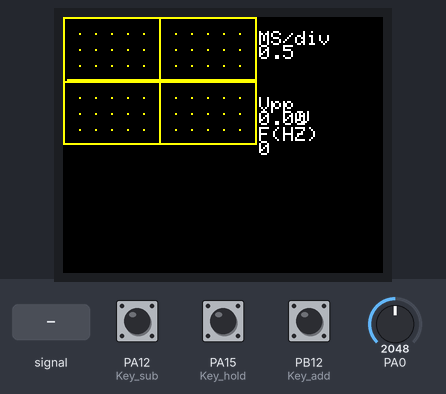
Bench run of a sketch on a simulated STM32 Blue Pill. Parts: 160×128 colour display. Inputs (shaded band) come from the test bench; at power-on: PA0 = 2048, PA12 (Key_sub) HIGH, PB12 (Key_add) HIGH, PA15 (Key_hold) HIGH.

Above: at 1.5 s.
1.6 s: PA0 fed a 200 Hz sine of ±327 counts around its level
At 1.74 s:
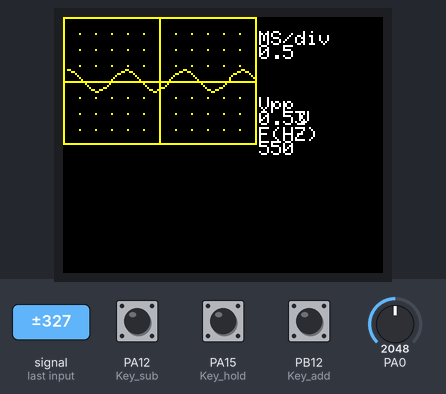
3.5 s: PA0 set to 2866
At 4.5 s:
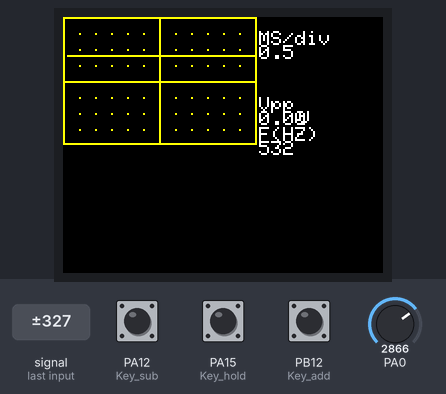
5.1 s: PA12 (Key_sub) pulled LOW for 0.15 s
At 5.9 s:
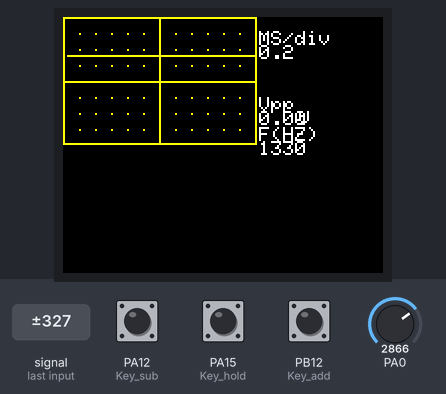
6.7 s: PA12 (Key_sub) pulled LOW for 1 s
At 8.4 s:
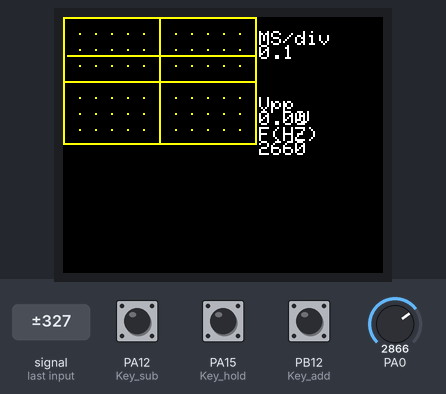
9.2 s: PB12 (Key_add) pulled LOW for 3.2 s
At 13.1 s:
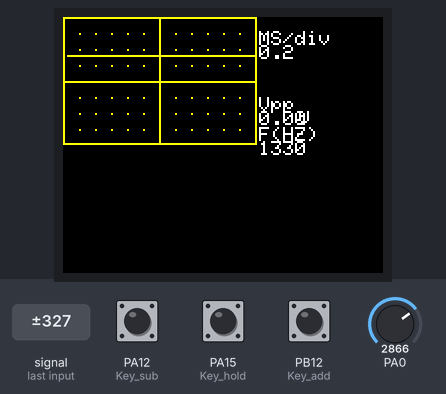
Timing chart, 0 to 14.6 s (numbered marks = the images above; inputs shaded):
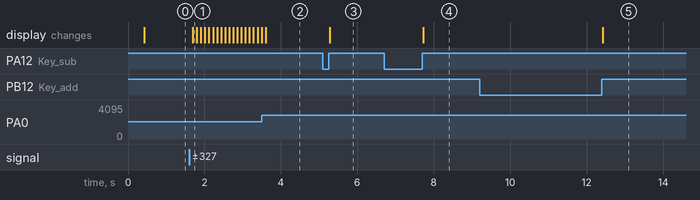

The sketch:

stm32f103Scope.ino
```cpp
/*
based on https://github.com/stm32duino
board: https://github.com/stm32duino/BoardManagerFiles/raw/main/package_stmicroelectronics_index.json


*/


#include <Adafruit_GFX.h>    // Core graphics library
#include <Adafruit_ST7735.h> // Hardware-specific library for ST7735
#include <SPI.h>

#define TFT_DC PB8
#define TFT_CS PB6
#define TFT_RST PB7

  uint16_t Input = PA0;
  uint16_t Key_add = PB12;
  uint16_t Key_sub = PA12;
  uint16_t Key_hold = PA15;
  uint16_t x,y;
  uint16_t i,i1,i2,V_min,V_max,V_mid,t,t0,t1,sta,Key=5,hold=0;
  uint32_t Freq;
  float Vpp;
  uint16_t Y[96];
  uint16_t Buffer[192];

  // For 1.44" and 1.8" TFT with ST7735 use:
  Adafruit_ST7735 screen = Adafruit_ST7735(TFT_CS, TFT_DC, TFT_RST);

  char TEXTE[5];

  const uint8_t L[] PROGMEM = {

0x00, 0x00, 0x00, 0x00, 0x00, 0x00, 0x00, 0x00, 0x00, 0x00, 0x00, 0x00, 0x00, 0x00, 0x00, 0x00,
0x00, 0x00, 0x00, 0x00, 0x00, 0x00, 0x00, 0x00, 0x00, 0x00, 0x00, 0x00, 0x00, 0x00, 0x00, 0x00,
0x00, 0x00, 0x00, 0x00, 0x00, 0x00, 0x00, 0x00, 0x00, 0x00, 0x00, 0x00, 0x00, 0x00, 0x00, 0x00,
0x00, 0x00, 0x7F, 0xFF, 0xFF, 0xFF, 0xFF, 0xFF, 0xFF, 0xFF, 0xFF, 0xFF, 0xFF, 0xFE, 0x00, 0x00,
0x00, 0x0F, 0x80, 0x00, 0x00, 0x00, 0x00, 0x00, 0x00, 0x00, 0x00, 0x00, 0x00, 0x01, 0xE0, 0x00,
0x00, 0x30, 0x00, 0x00, 0x00, 0x00, 0x00, 0x00, 0x00, 0x00, 0x00, 0x00, 0x00, 0x00, 0x1C, 0x00,
0x00, 0xC0, 0x00, 0x00, 0x00, 0x00, 0x00, 0x00, 0x00, 0x00, 0x00, 0x00, 0x00, 0x00, 0x03, 0x00,
0x03, 0x00, 0x00, 0x00, 0x00, 0x00, 0x00, 0x00, 0x00, 0x00, 0x00, 0x00, 0x00, 0x00, 0x00, 0x80,
0x04, 0x00, 0x00, 0x00, 0x00, 0x00, 0x00, 0x00, 0x00, 0x00, 0x00, 0x00, 0x00, 0x00, 0x00, 0x60,
0x08, 0x00, 0x00, 0x00, 0x00, 0x00, 0x00, 0x00, 0x00, 0x00, 0x00, 0x00, 0x00, 0x00, 0x00, 0x20,
0x08, 0x00, 0x00, 0x00, 0x00, 0x00, 0x00, 0x00, 0x00, 0x00, 0x00, 0x00, 0x00, 0x00, 0x00, 0x10,
0x10, 0x00, 0x00, 0x00, 0x00, 0x00, 0x00, 0x00, 0x00, 0x00, 0x00, 0x00, 0x00, 0x00, 0x00, 0x10,
0x10, 0x00, 0x00, 0x00, 0x00, 0x00, 0x00, 0x00, 0x00, 0x00, 0x00, 0x00, 0x00, 0x00, 0x00, 0x08,
0x10, 0x00, 0x00, 0x00, 0x00, 0x00, 0x00, 0x00, 0x00, 0x00, 0x00, 0x00, 0x00, 0x00, 0x00, 0x08,
0x10, 0x00, 0x00, 0x00, 0x00, 0x00, 0x00, 0x00, 0x00, 0x00, 0x00, 0x00, 0x00, 0x00, 0x00, 0x08,
0x10, 0x00, 0x00, 0x00, 0xFF, 0xFC, 0x00, 0x00, 0xC0, 0x01, 0x80, 0x60, 0x00, 0x00, 0x00, 0x08,

0x10, 0x00, 0x00, 0x00, 0xFF, 0xFC, 0x00, 0x01, 0xC0, 0x01, 0x80, 0x00, 0x00, 0x00, 0x00, 0x08,
0x10, 0x00, 0x00, 0x03, 0xFF, 0xFF, 0x00, 0x01, 0xE3, 0xDF, 0xB6, 0x6F, 0x8F, 0x00, 0x00, 0x08,
0x10, 0x00, 0x00, 0x03, 0x8F, 0xFF, 0x00, 0x01, 0xE3, 0x1B, 0xB6, 0x6D, 0x9B, 0x80, 0x00, 0x08,
0x10, 0x00, 0x00, 0x03, 0xFF, 0xFF, 0x00, 0x03, 0x33, 0x31, 0xB6, 0x6C, 0xB1, 0x80, 0x00, 0x08,
0x10, 0x00, 0x00, 0x03, 0xFF, 0xFF, 0x00, 0x03, 0xF3, 0x31, 0xB6, 0x6C, 0xB1, 0x80, 0x00, 0x08,
0x10, 0x00, 0x00, 0x03, 0xFF, 0xFF, 0x00, 0x06, 0x33, 0x1B, 0xB6, 0x6C, 0x9B, 0x00, 0x00, 0x08,
0x10, 0x00, 0x00, 0x03, 0xFF, 0xFF, 0x00, 0x06, 0x1B, 0x1F, 0xBE, 0x6C, 0x8F, 0x00, 0x00, 0x08,
0x10, 0x00, 0x00, 0x03, 0xFF, 0xFF, 0x00, 0x00, 0x00, 0x00, 0x00, 0x00, 0x00, 0x00, 0x00, 0x08,
0x10, 0x00, 0x00, 0x03, 0xFF, 0xFF, 0x00, 0x00, 0x00, 0x00, 0x00, 0x00, 0x00, 0x00, 0x00, 0x08,
0x10, 0x00, 0x00, 0x03, 0xFE, 0x00, 0x00, 0x00, 0x00, 0x00, 0x00, 0x00, 0x00, 0x00, 0x00, 0x08,
0x10, 0x00, 0x00, 0x03, 0xFF, 0xF8, 0x00, 0x00, 0x00, 0x00, 0x00, 0x00, 0x00, 0x00, 0x00, 0x08,
0x10, 0x00, 0x00, 0x03, 0xFF, 0xF8, 0x00, 0x00, 0x00, 0x00, 0x00, 0x00, 0x00, 0x00, 0x00, 0x08,
0x10, 0x0C, 0x00, 0x0F, 0xF8, 0x00, 0x00, 0x00, 0x00, 0x00, 0x00, 0x00, 0x00, 0x00, 0x00, 0x08,
0x10, 0x0C, 0x00, 0x0F, 0xFC, 0x00, 0x00, 0x00, 0x00, 0x00, 0x00, 0x00, 0x00, 0x00, 0x00, 0x08,
0x10, 0x0C, 0x00, 0x3F, 0xF8, 0x00, 0x00, 0x00, 0x00, 0x00, 0x00, 0x00, 0x00, 0x00, 0x00, 0x08,
0x10, 0x0E, 0x00, 0xFF, 0xFF, 0x80, 0x00, 0x00, 0x0F, 0x1E, 0x3C, 0xF8, 0xF0, 0x00, 0x00, 0x08,

0x10, 0x0E, 0x01, 0xFF, 0xFF, 0x80, 0x00, 0x00, 0x0D, 0x93, 0x6E, 0xCD, 0x90, 0x00, 0x00, 0x08,
0x10, 0x0F, 0x87, 0xFF, 0xF9, 0x80, 0x00, 0x00, 0x0F, 0x30, 0xC6, 0xCF, 0xF8, 0x00, 0x00, 0x08,
0x10, 0x0F, 0x87, 0xFF, 0xF9, 0x80, 0x00, 0x00, 0x03, 0xB0, 0xC6, 0xCF, 0x00, 0x00, 0x00, 0x08,
0x10, 0x0F, 0xFF, 0xFF, 0xF8, 0x00, 0x00, 0x00, 0x0D, 0x9B, 0x6C, 0xCD, 0xB0, 0x00, 0x00, 0x08,
0x10, 0x0F, 0xFF, 0xFF, 0xF8, 0x00, 0x00, 0x00, 0x07, 0x9E, 0x3C, 0xF9, 0xE0, 0x00, 0x00, 0x08,
0x10, 0x0F, 0xFF, 0xFF, 0xF8, 0x00, 0x00, 0x00, 0x00, 0x00, 0x00, 0xC0, 0x00, 0x00, 0x00, 0x08,
0x10, 0x03, 0xFF, 0xFF, 0xF8, 0x00, 0x00, 0x00, 0x00, 0x00, 0x00, 0xC0, 0x00, 0x00, 0x00, 0x08,
0x10, 0x03, 0xFF, 0xFF, 0xE0, 0x00, 0x00, 0x00, 0x00, 0x00, 0x00, 0x00, 0x00, 0x00, 0x00, 0x08,
0x10, 0x00, 0xFF, 0xFF, 0xE0, 0x00, 0x00, 0x00, 0x00, 0x00, 0x00, 0x00, 0x00, 0x00, 0x00, 0x08,
0x10, 0x00, 0xFF, 0xFF, 0xE0, 0x00, 0x00, 0x00, 0x00, 0x00, 0x00, 0x00, 0x00, 0x00, 0x00, 0x08,
0x10, 0x00, 0x7F, 0xFF, 0x80, 0x00, 0x00, 0x00, 0x00, 0x00, 0x00, 0x00, 0x00, 0x00, 0x00, 0x08,
0x10, 0x00, 0x3F, 0xFF, 0x80, 0x00, 0x00, 0x00, 0x00, 0x00, 0x00, 0x00, 0x00, 0x00, 0x00, 0x08,
0x10, 0x00, 0x1F, 0xFF, 0x00, 0x00, 0x00, 0x00, 0x00, 0x00, 0x00, 0x00, 0x00, 0x00, 0x00, 0x08,
0x10, 0x00, 0x07, 0xCF, 0x00, 0x00, 0x00, 0x00, 0x00, 0x00, 0x00, 0x00, 0x00, 0x00, 0x00, 0x08,
0x10, 0x00, 0x07, 0xCF, 0x00, 0x00, 0x00, 0x00, 0x00, 0x00, 0x00, 0x00, 0x00, 0x00, 0x00, 0x08,
0x10, 0x00, 0x07, 0x83, 0x00, 0x00, 0x00, 0x00, 0x00, 0x00, 0x00, 0x00, 0x00, 0x00, 0x00, 0x08,

0x10, 0x00, 0x07, 0x83, 0x00, 0x00, 0x00, 0x00, 0x00, 0x00, 0x00, 0x00, 0x00, 0x00, 0x00, 0x08,
0x10, 0x00, 0x06, 0x03, 0x00, 0x00, 0x00, 0x00, 0x00, 0x00, 0x00, 0x00, 0x00, 0x00, 0x00, 0x08,
0x10, 0x00, 0x07, 0x83, 0x80, 0x00, 0x00, 0x00, 0x00, 0x00, 0x00, 0x00, 0x00, 0x00, 0x00, 0x08,
0x10, 0x00, 0x07, 0x83, 0xC0, 0x00, 0x00, 0x00, 0x00, 0x00, 0x00, 0x00, 0x00, 0x00, 0x00, 0x08,
0x10, 0x00, 0x00, 0x00, 0x00, 0x00, 0x00, 0x00, 0x00, 0x00, 0x00, 0x00, 0x00, 0x00, 0x00, 0x10,
0x08, 0x00, 0x00, 0x00, 0x00, 0x00, 0x00, 0x00, 0x00, 0x00, 0x00, 0x00, 0x00, 0x00, 0x00, 0x10,
0x04, 0x00, 0x00, 0x00, 0x00, 0x00, 0x00, 0x00, 0x00, 0x00, 0x00, 0x00, 0x00, 0x00, 0x00, 0x20,
0x02, 0x00, 0x00, 0x00, 0x00, 0x00, 0x00, 0x00, 0x00, 0x00, 0x00, 0x00, 0x00, 0x00, 0x00, 0x40,
0x01, 0x80, 0x00, 0x00, 0x00, 0x00, 0x00, 0x00, 0x00, 0x00, 0x00, 0x00, 0x00, 0x00, 0x01, 0x80,
0x00, 0x60, 0x00, 0x00, 0x00, 0x00, 0x00, 0x00, 0x00, 0x00, 0x00, 0x00, 0x00, 0x00, 0x0E, 0x00,
0x00, 0x1E, 0x00, 0x00, 0x00, 0x00, 0x00, 0x00, 0x00, 0x00, 0x00, 0x00, 0x00, 0x00, 0x70, 0x00,
0x00, 0x01, 0xFF, 0xFF, 0xFF, 0xFF, 0xFF, 0xFF, 0xFF, 0xFF, 0xFF, 0xFF, 0xFF, 0xFF, 0x80, 0x00,
0x00, 0x00, 0x00, 0x00, 0x00, 0x00, 0x00, 0x00, 0x00, 0x00, 0x00, 0x00, 0x00, 0x00, 0x00, 0x00,
0x00, 0x00, 0x00, 0x00, 0x00, 0x00, 0x00, 0x00, 0x00, 0x00, 0x00, 0x00, 0x00, 0x00, 0x00, 0x00,
0x00, 0x00, 0x00, 0x00, 0x00, 0x00, 0x00, 0x00, 0x00, 0x00, 0x00, 0x00, 0x00, 0x00, 0x00, 0x00,
0x00, 0x00, 0x00, 0x00, 0x00, 0x00, 0x00, 0x00, 0x00, 0x00, 0x00, 0x00, 0x00, 0x00, 0x00, 0x00


};


void setup( )  {
  Serial.begin(1000000);

  pinMode(Key_add,INPUT_PULLUP);
  digitalWrite(Key_add,HIGH);
  pinMode(Key_sub,INPUT_PULLUP);
  digitalWrite(Key_sub,HIGH);
  pinMode(Key_hold,INPUT_PULLUP);
  digitalWrite(Key_hold,HIGH);

  screen.initR(INITR_BLACKTAB);      // Init ST7735S chip, black tab
  screen.setRotation(1);
  screen.fillScreen(ST77XX_BLACK);
  delay(200);


   /*
   screen.setFont(screen_font_5x7);
    screen.firstPage();
   do {
    screen.drawBitmapP( 0, 0, 16, 64, L);
    } while( screen.nextPage() );

    */
 }

void loop( )
 {
   sample( );
   Measure( );
   Transform( );
   Key_scan( );
   if(hold==0) { // when not on hold
     draw( );
     delay(50);
   }

 }

 void sample( )  {
  for(i = 0;i < 192;i++)  {
    Buffer[i] = analogRead(PA0);
    switch(Key)  {
       case 1:
        break;
       case 2:
         delayMicroseconds(4);
         break;
       case 3:
         delayMicroseconds(10);
         break;
       case 4:
         delayMicroseconds(23);
         break;
       case 5:
         delayMicroseconds(60);
         break;
       case 6:
         delayMicroseconds(123);
         break;
       case 7:
         delayMicroseconds(248);
         break;
       case 8:
         delayMicroseconds(623);
         break;
       case 9:
         delayMicroseconds(1247);
         break;
       default: break;
     }
   }
}

void Measure() {
  V_max=Buffer[0];
  V_min=Buffer[0];

  for(i=0;i<192;i++)  {
    if(Buffer[i]>V_max)
      V_max=Buffer[i];
    if(Buffer[i]<V_min)
      V_min=Buffer[i];
  }

  V_mid=(V_max+V_min)/2;
  Vpp=(V_max-V_min)*3.3/4096; // measure come from ADCH so max value is 255

  //find rising edge
  for(i=0;i<97;i++)  {
    if(Buffer[i]<V_mid && Buffer[i+1]>=V_mid) {
      i1=i;
      break;
    }
  }

  //find next rising edge
  for(i=i1+1;i<98+i1;i++) {
    if(Buffer[i]<V_mid && Buffer[i+1]>=V_mid) {
      i2=i;
      break;
    }
  }

  t=i2-i1;
  if(t>0)
    Freq=8000/t;
  else
    Freq=0;
}

 void Transform( )  {
//  find rising endge and save it index in sta variable
  for(sta=0;sta<96;sta++){
    if(Buffer[sta]<128 && Buffer[sta+2]>128)
      break;
  }

  for(i = 0;i < 96;i++)               // measure come from ADCH so max value is 255, divide by 4 to get 0-64 range
    Y[i] =  63-(Buffer[i+sta]>>6);     // screen Y position starts from 0 on top so substract 63
}                                    // as  y =64 is signal equal to 0 and y = 0 is 5v

void draw( )  {
  screen.fillScreen(ST77XX_BLACK);

//draw measured values
  for(x = 0;x < 93;x++)  // 93 instead of 95 to offset graph from left border line by 2 pixels (x+2)
    if(abs(Y[x+1] - Y[x]) < 3)
      screen.drawLine(x+2,Y[x],x+1+2,Y[x+1],ST77XX_YELLOW);
    else
      screen.drawLine(x+2,Y[x],x+2,Y[x+1], ST77XX_YELLOW);

  screen.drawRect(0,0,97,64,ST77XX_YELLOW);// outline

  screen.drawLine(48,0,48,63,ST77XX_YELLOW); //vertical middle line
  screen.drawLine(0,32,96,32, ST77XX_YELLOW); // horizontal line

//div marks?
//  for(x=0;x<96;x+=8)
//    screen.drawLine(x,31,x,33);
//  for(y=0;y<64;y+=8)
//    screen.drawLine(47,y,49,y);

  // draw divisions
  for(x=8;x<96;x+=8){
    for(y=8;y<64;y+=8)
      screen.drawPixel(x,y,ST77XX_YELLOW);
  }

  screen.setTextWrap(false);
  screen.setTextSize(1);

  screen.setCursor(98,7);
  screen.println("MS/div");

//   screen.text("V/div", 98,23);
//   screen.text("0.324",98,30);

  screen.setCursor(98,40);
  screen.println("Vpp");
  String(Vpp).toCharArray(TEXTE,5);
  screen.setCursor(98,47);
  screen.println(TEXTE);
  screen.setCursor(118,47);
  screen.println("V");
  screen.setCursor(98,55);
  screen.println("F(HZ)");

   switch(Key) {
      case  1:
        screen.setCursor(98,14);
        screen.println("0.02");

        String(Freq*50).toCharArray(TEXTE,5);
        screen.setCursor(98,62);
        screen.println(TEXTE);
        break;

      case  2:
        screen.setCursor(98,14);
        screen.println("0.05");

        String(Freq*20).toCharArray(TEXTE,5);
        screen.setCursor(98,62);
        screen.println(TEXTE);
        break;

      case  3:
        screen.setCursor(98,14);
        screen.println("0.1");

        String(Freq*10).toCharArray(TEXTE,5);
        screen.setCursor(98,62);
        screen.println(TEXTE);
        break;

      case  4:
        screen.setCursor(98,14);
        screen.println("0.2");

        String(Freq*5).toCharArray(TEXTE,5);
        screen.setCursor(98,62);
        screen.println(TEXTE);
        break;

      case  5:
        screen.setCursor(98,14);
        screen.println("0.5");

        String(Freq*2).toCharArray(TEXTE,5);
        screen.setCursor(98,62);
        screen.println(TEXTE);
        break;

      case  6:
        screen.setCursor(98,14);
        screen.println("  1");

        String(Freq).toCharArray(TEXTE,5);
        screen.setCursor(98,62);
        screen.println(TEXTE);
        break;

       case  7:
        screen.setCursor(98,14);
        screen.println("  2");

        String(Freq/2).toCharArray(TEXTE,5);
        screen.setCursor(98,62);
        screen.println(TEXTE);
        break;

       case  8:
        screen.setCursor(98,14);
        screen.println("  5");

        String(Freq/5).toCharArray(TEXTE,5);
        screen.setCursor(98,62);
        screen.println(TEXTE);
        break;

      case  9:
        screen.setCursor(98,14);
        screen.println(" 10");

        String(Freq/10).toCharArray(TEXTE,5);
        screen.setCursor(98,62);
        screen.println(TEXTE);;
        break;

      default:
        break;
     }
}


void Key_scan()
{
 if(digitalRead(Key_add)==LOW)
  {
    while(digitalRead(Key_add)==LOW);
    Key++;
    if(Key==10) Key=9;
    draw();

    delay(10);
  } else if (digitalRead(Key_sub)==LOW) {
    while(digitalRead(Key_sub)==LOW);
    Key--;
    if(Key==0) Key=1;

    draw();
    delay(10);
  } else if (digitalRead(Key_hold)==LOW) {
    while(digitalRead(Key_hold)==LOW);
    Serial.println("HOLD");
//    for(int i = 0; i < 192; i++){
//      Serial.print(Buffer[i]);
    for(x = 0;x < 95;x++)  {
      Serial.print(Y[x]);
      Serial.print(",");
    }
    Serial.println();

    hold=~hold;
    delay(10);
  }
}
```

Measured:
- after the input at 1.6 s, the display: changes after 0.10 s (image 1)
- after the input at 5.1 s, the display: changes after 0.17 s (image 3)
- after the input at 6.7 s, the display: changes after 1.0 s (image 4)
- after the input at 9.2 s, the display: changes after 3.2 s (image 5)
